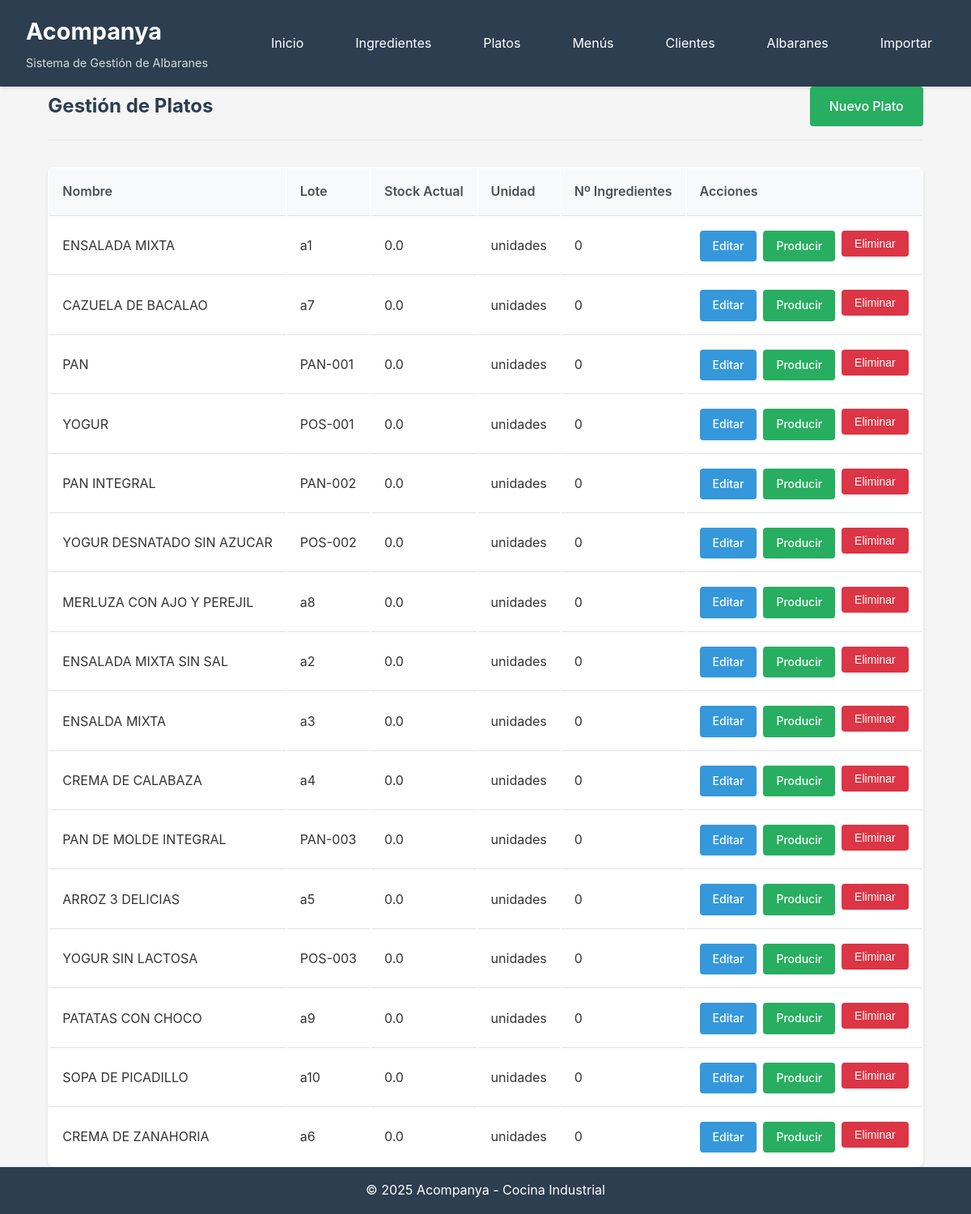
Page /platos/ on the committed database.
### database/models.py (models this page shows, shortened)
class Plato(db.Model):
    __tablename__ = 'platos'
    id = db.Column(db.Integer, primary_key=True)
    nombre = db.Column(db.String(200), nullable=False)
    lote_propio = db.Column(db.String(100), nullable=True)
    stock_actual = db.Column(db.Float, nullable=False, default=0)
    unidad = db.Column(db.String(50), nullable=False, default='unidades')
    created_at = db.Column(db.DateTime, default=datetime.utcnow)
    updated_at = db.Column(db.DateTime, default=datetime.utcnow, onupdate=datetime.utcnow)
    ingredientes = db.relationship('Ingrediente', secondary=platos_ingredientes, backref='platos')
    movimientos = db.relationship('MovimientoStock',
                                 primaryjoin="and_(MovimientoStock.entidad_tipo=='plato', "
                                           "MovimientoStock.entidad_id==Plato.id)",
                                 foreign_keys='MovimientoStock.entidad_id',
                                 backref='plato_ref',
                                 lazy='dynamic',
                                 overlaps="ingrediente_ref,movimientos")
    detalles_albaran = db.relationship('AlbaranDetalle', backref='plato', lazy='dynamic')

### routes/platos.py (the view)
@platos_bp.route('/')
def listar():
    page = request.args.get('page', 1, type=int)
    platos = Plato.query.paginate(page=page, per_page=20, error_out=False)
    return render_template('platos/listar.html', platos=platos)

### app.py (called while the page is built)
def create_app():
    app = Flask(__name__)
    app.config.from_object(Config)
    init_db(app)
    app.register_blueprint(ingredientes_bp, url_prefix='/ingredientes')
    app.register_blueprint(platos_bp, url_prefix='/platos')
    app.register_blueprint(menus_bp, url_prefix='/menus')
    app.register_blueprint(albaranes_bp, url_prefix='/albaranes')
    app.register_blueprint(importar_bp, url_prefix='/importar')
    app.register_blueprint(clientes_bp, url_prefix='/clientes')
    @app.context_processor
    def inject_config():
        return dict(config=app.config)
    @app.route('/')
    def index():
        return render_template('index.html')
    @app.route('/dashboard')
    def dashboard():
        return render_template('dashboard.html')
    return app

### templates/platos/listar.html (shortened to what this page needs)
{% extends "base.html" %}
{% block content %}
<div class="page-header">
    <h2>Gestión de Platos</h2>
    <a href="{{ url_for('platos.nuevo') }}" class="btn btn-success">Nuevo Plato</a>
</div>
<table class="table">
    <thead>
        <tr>
            <th>Nombre</th>
            <th>Lote</th>
            <th>Stock Actual</th>
            <th>Unidad</th>
            <th>Nº Ingredientes</th>
            <th>Acciones</th>
        </tr>
    </thead>
    <tbody>
        {% for plato in platos.items %}
        <tr>
            <td>{{ plato.nombre }}</td>
            <td>{{ plato.lote_propio or '-' }}</td>
            <td>{{ plato.stock_actual }}</td>
            <td>{{ plato.unidad }}</td>
            <td>{{ plato.ingredientes|length }}</td>
            <td>
                <div class="action-group">
                    <a href="{{ url_for('platos.editar', id=plato.id) }}" class="btn btn-sm btn-primary">Editar</a>
                    <a href="{{ url_for('platos.producir', id=plato.id) }}" class="btn btn-sm btn-success">Producir</a>
                    <form action="{{ url_for('platos.eliminar', id=plato.id) }}" method="POST" style="display: inline;" onsubmit="return confirmDelete('¿Eliminar este plato?')">
                        <button type="submit" class="btn btn-sm btn-danger">Eliminar</button>
                    </form>
                </div>
            </td>
        </tr>
        {% endfor %}
    </tbody>
</table>
{% endblock %}

### static/css/style.css (style rules this page uses)
* { margin: 0; padding: 0; box-sizing: border-box; }
body { font-family: -apple-system, BlinkMacSystemFont, 'Segoe UI', Roboto, 'Helvetica Neue', Arial, sans-serif; line-height: 1.6; color: #333; background-color: #f5f5f5; min-height: 100vh; display: flex; flex-direction: column; }
.btn { display: inline-block; padding: 0.75rem 1.5rem; text-decoration: none; border-radius: 4px; font-weight: 500; transition: all 0.3s; border: none; cursor: pointer; text-align: center; }
.btn-primary { background-color: #3498db; color: white; }
.btn-success { background-color: #27ae60; color: white; }
.btn-danger { background-color: #dc3545; color: white; }
.btn-sm { padding: 0.5rem 1rem; font-size: 0.875rem; }
.table { width: 100%; background: white; border-radius: 8px; overflow: hidden; box-shadow: 0 2px 4px rgba(0,0,0,0.1); }
.table th, .table td { padding: 1rem; text-align: left; border-bottom: 1px solid #dee2e6; }
.table th { background-color: #f8f9fa; font-weight: 600; color: #495057; }
.table tbody tr:last-child td { border-bottom: none; }
.page-header { display: flex; justify-content: space-between; align-items: center; margin-bottom: 2rem; padding-bottom: 1rem; border-bottom: 2px solid #e9ecef; }
.page-header h2 { color: #2c3e50; }
.action-group { display: flex; gap: 0.5rem; }

### rows in the picture
Plato: nombre "ENSALADA MIXTA", lote_propio "a1", stock_actual "0.0", unidad "unidades", ingredientes|length "0"
Plato: nombre "CAZUELA DE BACALAO", lote_propio "a7", stock_actual "0.0", unidad "unidades", ingredientes|length "0"
Plato: nombre "PAN", lote_propio "PAN-001", stock_actual "0.0", unidad "unidades", ingredientes|length "0"
Plato: nombre "YOGUR", lote_propio "POS-001", stock_actual "0.0", unidad "unidades", ingredientes|length "0"
Plato: nombre "PAN INTEGRAL", lote_propio "PAN-002", stock_actual "0.0", unidad "unidades", ingredientes|length "0"
Plato: nombre "YOGUR DESNATADO SIN AZUCAR", lote_propio "POS-002", stock_actual "0.0", unidad "unidades", ingredientes|length "0"
Plato: nombre "MERLUZA CON AJO Y PEREJIL", lote_propio "a8", stock_actual "0.0", unidad "unidades", ingredientes|length "0"
Plato: nombre "ENSALADA MIXTA SIN SAL", lote_propio "a2", stock_actual "0.0", unidad "unidades", ingredientes|length "0"
Plato: nombre "ENSALDA MIXTA", lote_propio "a3", stock_actual "0.0", unidad "unidades", ingredientes|length "0"
Plato: nombre "CREMA DE CALABAZA", lote_propio "a4", stock_actual "0.0", unidad "unidades", ingredientes|length "0"
Plato: nombre "PAN DE MOLDE INTEGRAL", lote_propio "PAN-003", stock_actual "0.0", unidad "unidades", ingredientes|length "0"
Plato: nombre "ARROZ 3 DELICIAS", lote_propio "a5", stock_actual "0.0", unidad "unidades", ingredientes|length "0"
Plato: nombre "YOGUR SIN LACTOSA", lote_propio "POS-003", stock_actual "0.0", unidad "unidades", ingredientes|length "0"
Plato: nombre "PATATAS CON CHOCO", lote_propio "a9", stock_actual "0.0", unidad "unidades", ingredientes|length "0"
Plato: nombre "SOPA DE PICADILLO", lote_propio "a10", stock_actual "0.0", unidad "unidades", ingredientes|length "0"
Plato: nombre "CREMA DE ZANAHORIA", lote_propio "a6", stock_actual "0.0", unidad "unidades", ingredientes|length "0"
